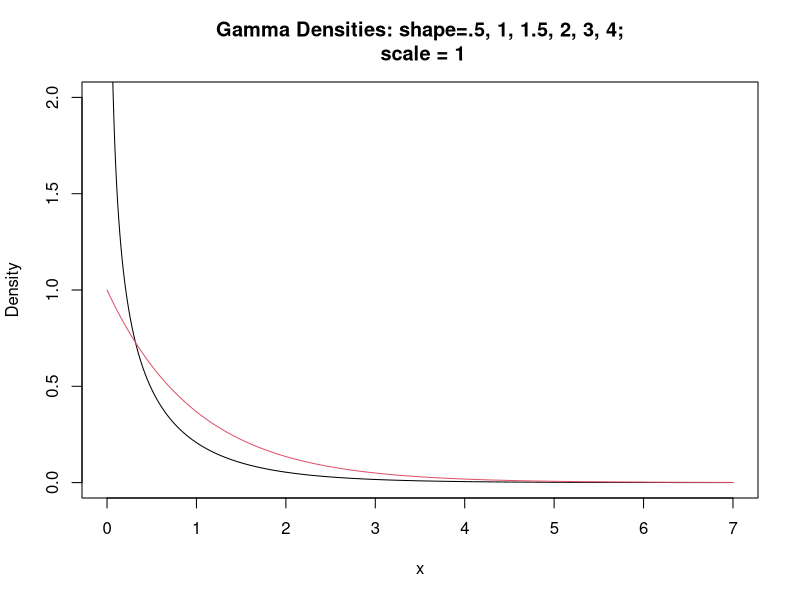
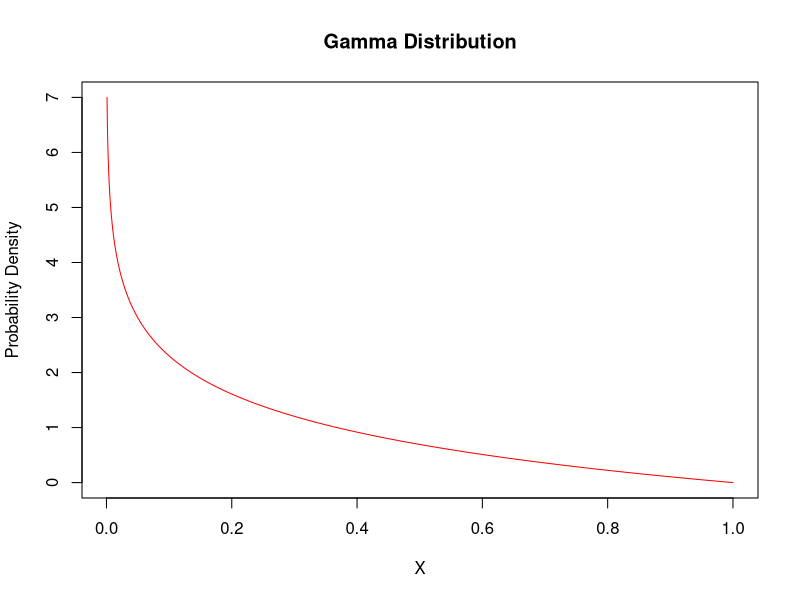

The R source for these figures, in order:
graphGamma = function(alpha=1, beta=1) {
  x <- seq(0, 7, by=.001)
  plot(y=x, dgamma(x, alpha, beta), col = "red", type = "l", xlab = "X",
       ylab="Probability Density", main="Gamma Distribution")
}


plotCDF = function(alpha = 1, beta = 1){
  title = paste("CDF of Gamma Distribution with alpha =", alpha, "and beta =", beta)
  plot(ecdf(rgamma(1000, 1,1)), main = title, ylab = "", xlab = "")
}

dgamma(10, shape= 1)



x <- seq(0, 7, by=.001)
plot(x, dgamma(x, 1/2, 1), type="l",
     ylim=c(0,2), ylab="Density", 
     main="Gamma Densities: shape=.5, 1, 1.5, 2, 3, 4;
 scale = 1")
lines(x, dgamma(x, 1,1), col=2)

graphGamma(1,1)
